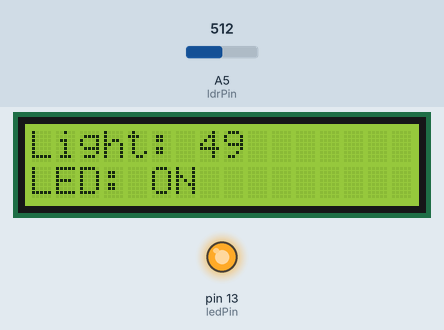
This sketch was run on a simulated Arduino Uno, built with avr-gcc and run on an emulated ATmega328P. Parts: 16×2 character LCD, output pins drawn as LEDs (lit = HIGH). Inputs (shaded band) come from the test bench; at power-on: A5 (ldrPin) = 512.

Above: at 1.2 s.
1.3 s: A5 (ldrPin) set to 775
At 1.9 s:
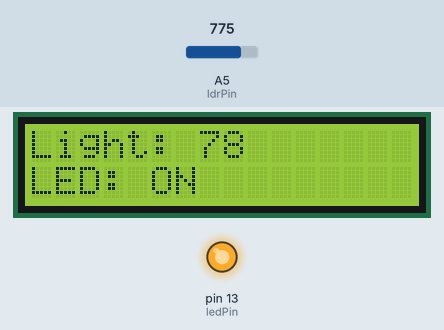
2.9 s: A5 (ldrPin) set to 805
At 3.9 s:
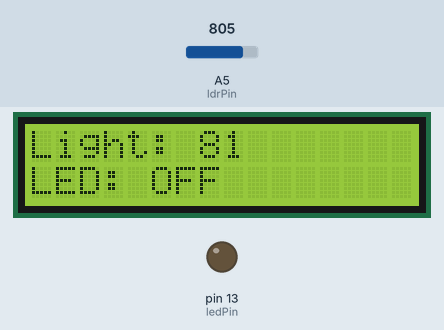
4.4 s: A5 (ldrPin) set to 511
At 4.9 s:
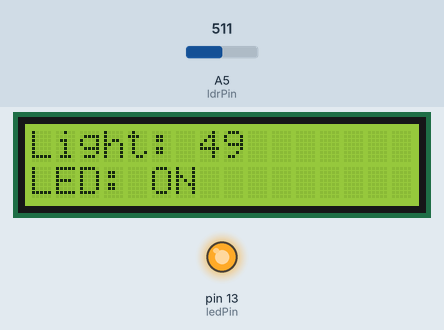
Timing chart, 0 to 7.4 s (numbered marks = the images above; inputs shaded):
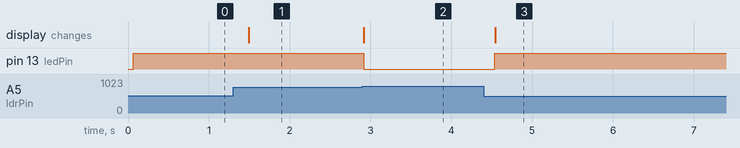

Measured:
- the behaviour switches between 789 and 790 on A5 (ldrPin) (found by bisection; images 1 and 2)
- after the input at 1.3 s, the display: changes after 0.19 s (image 1)
- after the input at 2.9 s, pin 13 (ledPin): HIGH → LOW at once; the display: changes at once (image 2)
- after the input at 4.4 s, pin 13 (ledPin): LOW → HIGH after 0.14 s; the display: changes after 0.14 s (image 3)

The sketch:

question_2_mechatronics1.ino
```cpp
#include <LiquidCrystal.h>

// LCD pin mapping: RS, E, D4, D5, D6, D7
LiquidCrystal lcd(12, 11, 5, 4, 3, 2);

int ldrPin = A5;      // Photoresistor on A0
int ledPin = 13;      // LED on pin 13

void setup() {
  lcd.begin(16, 2);     // Initialise LCD
  pinMode(ledPin, OUTPUT);
  lcd.clear();
}

void loop() {
  int lightVal = analogRead(ldrPin);  // Read the LDR (0–1023)

 lightVal = analogRead(ldrPin);
lightVal = map(lightVal, 54, 974, 0, 100); // Changes Range to 0-100

  // Display light level
  lcd.setCursor(0, 0);
  lcd.print("Light: ");
  lcd.print(lightVal);
  lcd.print("    "); // Clear leftover characters

  // LED control logic (bright = LED off, dark = LED on)
  if (lightVal < 80) {
    digitalWrite(ledPin, HIGH);
    lcd.setCursor(0, 1);
    lcd.print("LED: ON ");
  } else {
    digitalWrite(ledPin, LOW);
    lcd.setCursor(0, 1);
    lcd.print("LED: OFF");
  }

  delay(200);
}
```
